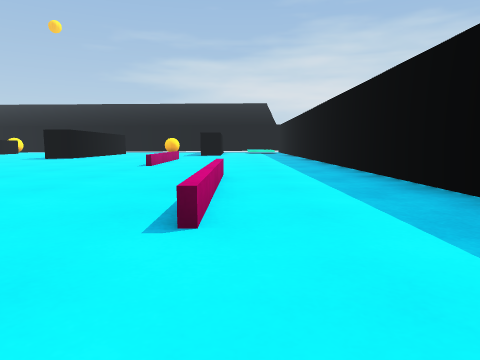
[1] (above)

18 first-person views from a walk through a Unity game level. The camera is 0.59 m above the floor, tilts 6° down and sees 70° across. The floor is counted in squares, 1 m on a side. Each view is taken from the middle of a square. On the plan, view 1 faces up. The plan holds only what a view shows up to about 10 squares ahead; the rest is blank. The place goes on beyond the plan. The player character is not drawn.

[2]
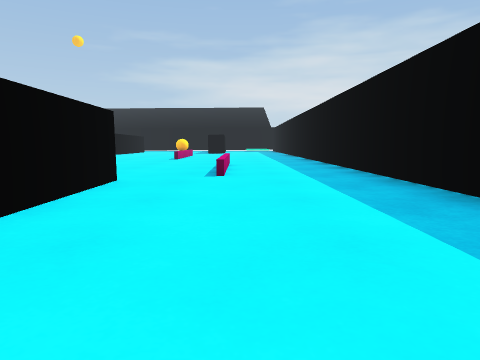

[3]
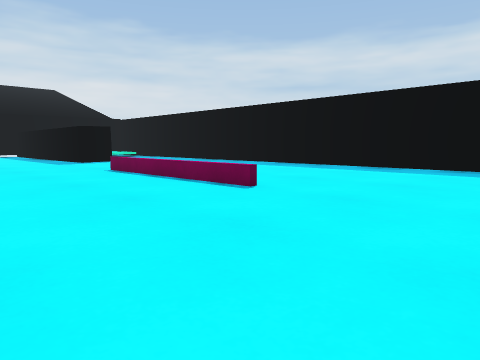

[4]
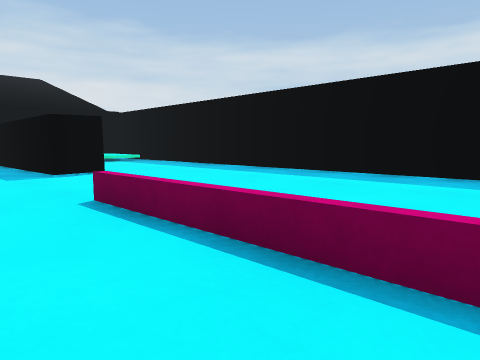

[5]
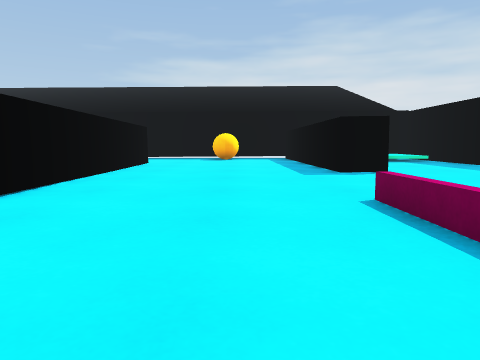

[6]
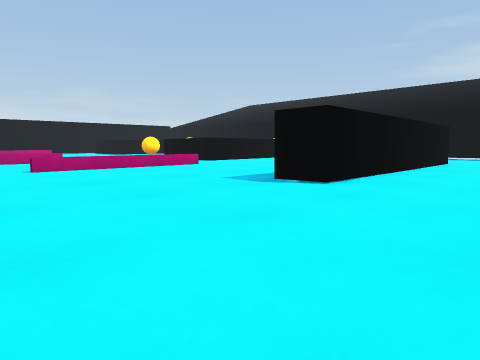

[7]
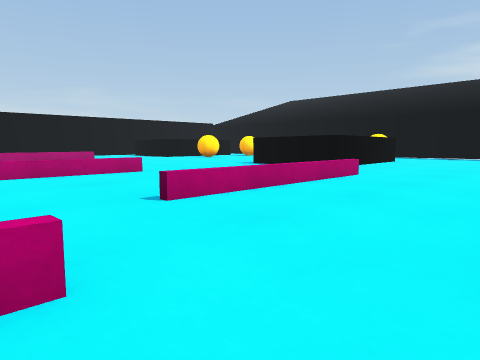

[8]
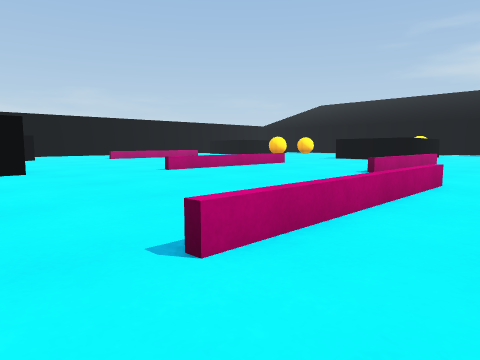

[9]
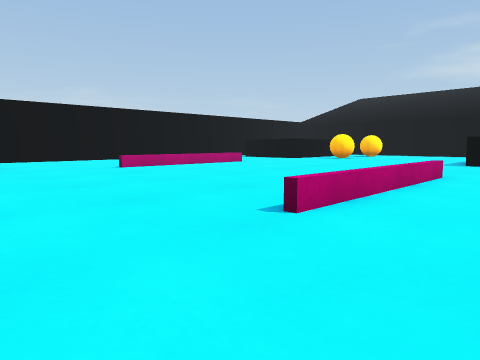

[10]
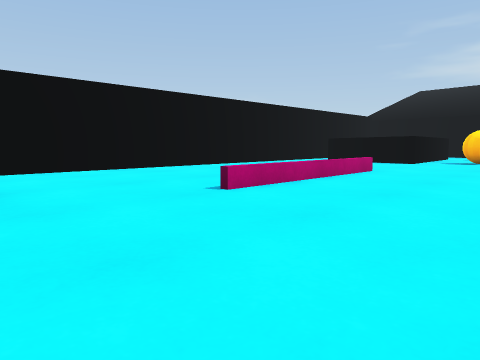

[11]
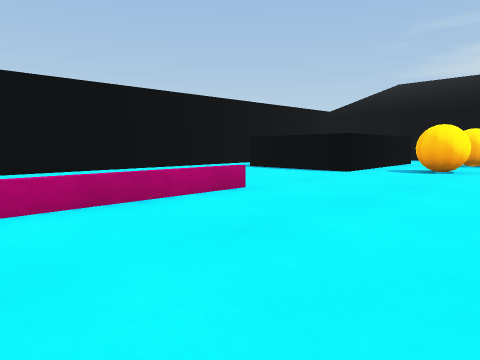

[12]
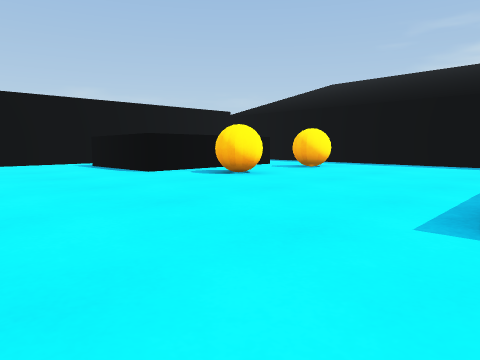

[13]
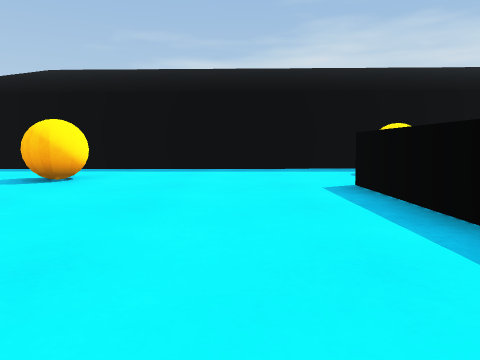

[14]
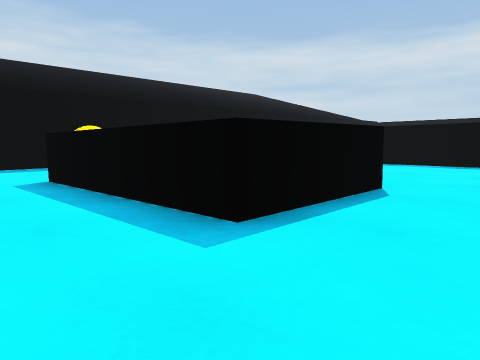

[15]
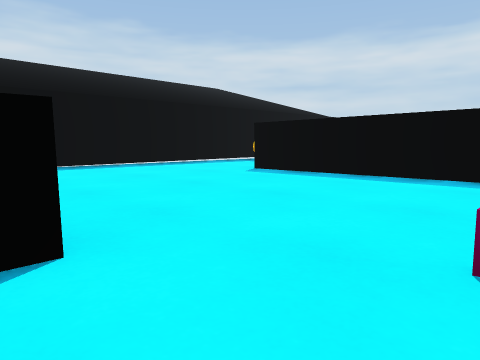

[16]
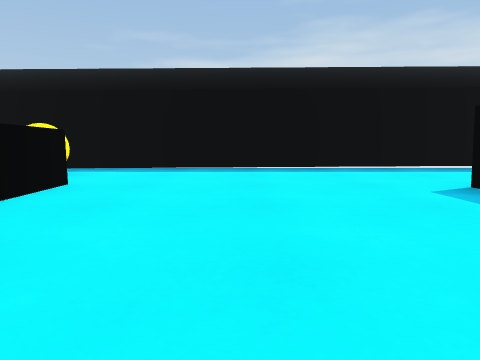

[17]
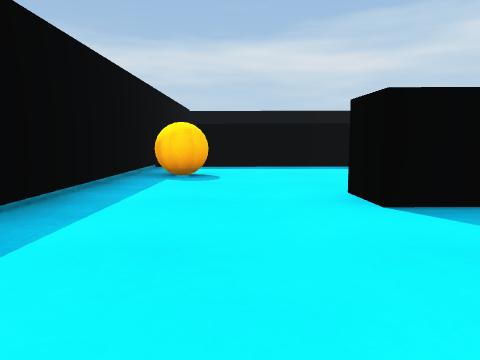

[18]
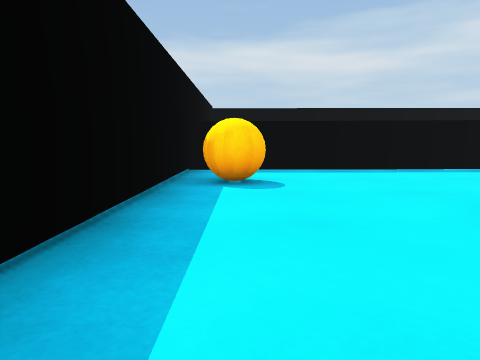

### Floor plan
Key: @ floor where view 1 was taken; # wall or solid block; . floor; = window, fence, low wall or low ledge; ^ raised ledge; B orange ball.
Columns run from 27 left of view 1 to 3 right of it. Each row starts with its distance up from view 1.
 24    #######################
 23     ........B.........BB.#
 22     ^.B..... ............#
 21     ^.B....^ ^...........#
 20     ^......^  .....##....# ...#
 19     ^.B....^ ^.....##....# ...#
 18 #.^^^......^ ^.....##....# ...#
 17 #..........^^^.....##....##...#
 16 #...................#.........#
 15 #. ............=....#.........#
 14 #.   =.......  =....#.........#
 13 #.   =.... ....=.........=....#
 12 #... =.... =...=.........=....#
 11 #....=.... =...=.........=....#
 10 #....=.....=.............=....#
  9 #..........=.....=. ..........#
  8 #............... =   .........#
  7      ........... =.  .........#
  6         .........=.  ......=..#
  5           #......=.    ....=..#
  4                ....     ...=..#
  3                         ...=..#
  2                          .....#
  1                          #....#
  0                           .@..
 -1                           ....
 -2                           ....
 -3                           ...
 -4                            .

Positions as (right, up) in squares from view 1, and headings:
1: (0, 0), facing up
2: (0, -4), facing up
3: (-6, 6), facing up-right
4: (-4, 10), facing up-right
5: (-4, 10), facing up
6: (-4, 9), facing up-left
7: (-9, 9), facing up-left
8: (-9, 4), facing up-left
9: (-14, 6), facing up-left
10: (-19, 7), facing up-left
11: (-19, 11), facing up-left
12: (-16, 14), facing up-left
13: (-18, 16), facing up
14: (-18, 15), facing up-right
15: (-14, 15), facing up-right
16: (-11, 16), facing up
17: (-11, 22), facing right
18: (-10, 23), facing right
